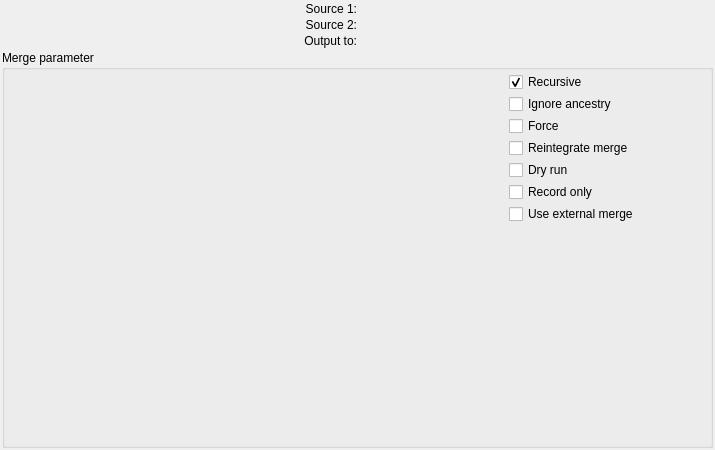
<?xml version="1.0" encoding="UTF-8"?>
<ui version="4.0">
 <class>MergeDlg</class>
 <widget class="QWidget" name="MergeDlg">
  <property name="geometry">
   <rect>
    <x>0</x>
    <y>0</y>
    <width>715</width>
    <height>450</height>
   </rect>
  </property>
  <property name="windowTitle">
   <string>MergeSettings</string>
  </property>
  <layout class="QVBoxLayout" name="verticalLayout_2">
   <item>
    <layout class="QGridLayout" name="gridLayout_2">
     <item row="0" column="0">
      <widget class="QLabel" name="m_SrcOneLabel">
       <property name="text">
        <string>Source 1:</string>
       </property>
       <property name="alignment">
        <set>Qt::AlignRight|Qt::AlignTrailing|Qt::AlignVCenter</set>
       </property>
       <property name="wordWrap">
        <bool>false</bool>
       </property>
      </widget>
     </item>
     <item row="0" column="1">
      <widget class="KUrlRequester" name="m_SrcOneInput"/>
     </item>
     <item row="1" column="0">
      <widget class="QLabel" name="m_SrcTwoLabel">
       <property name="text">
        <string>Source 2:</string>
       </property>
       <property name="alignment">
        <set>Qt::AlignRight|Qt::AlignTrailing|Qt::AlignVCenter</set>
       </property>
       <property name="wordWrap">
        <bool>false</bool>
       </property>
      </widget>
     </item>
     <item row="1" column="1">
      <widget class="KUrlRequester" name="m_SrcTwoInput"/>
     </item>
     <item row="2" column="0">
      <widget class="QLabel" name="m_OutLabel">
       <property name="text">
        <string>Output to:</string>
       </property>
       <property name="alignment">
        <set>Qt::AlignRight|Qt::AlignTrailing|Qt::AlignVCenter</set>
       </property>
       <property name="wordWrap">
        <bool>false</bool>
       </property>
      </widget>
     </item>
     <item row="2" column="1">
      <widget class="KUrlRequester" name="m_OutInput"/>
     </item>
    </layout>
   </item>
   <item>
    <widget class="QGroupBox" name="m_MergeParameter">
     <property name="title">
      <string>Merge parameter</string>
     </property>
     <layout class="QHBoxLayout" name="horizontalLayout">
      <item>
       <widget class="Rangeinput_impl" name="m_RangeInput" native="true">
        <property name="minimumSize">
         <size>
          <width>500</width>
          <height>300</height>
         </size>
        </property>
       </widget>
      </item>
      <item>
       <layout class="QVBoxLayout" name="verticalLayout">
        <item>
         <widget class="QCheckBox" name="m_RecursiveCheck">
          <property name="text">
           <string>Recursive</string>
          </property>
          <property name="shortcut">
           <string/>
          </property>
          <property name="checked">
           <bool>true</bool>
          </property>
         </widget>
        </item>
        <item>
         <widget class="QCheckBox" name="m_RelatedCheck">
          <property name="toolTip">
           <string>Handle unrelated as related items</string>
          </property>
          <property name="text">
           <string>Ignore ancestry</string>
          </property>
         </widget>
        </item>
        <item>
         <widget class="QCheckBox" name="m_ForceCheck">
          <property name="toolTip">
           <string>Force delete on modified/unversioned items</string>
          </property>
          <property name="text">
           <string>Force</string>
          </property>
          <property name="shortcut">
           <string/>
          </property>
         </widget>
        </item>
        <item>
         <widget class="QCheckBox" name="m_Reintegrate">
          <property name="toolTip">
           <string>lump-merge all of source URL's unmerged changes</string>
          </property>
          <property name="whatsThis">
           <string/>
          </property>
          <property name="text">
           <string>Reintegrate merge</string>
          </property>
         </widget>
        </item>
        <item>
         <widget class="QCheckBox" name="m_DryCheck">
          <property name="toolTip">
           <string>Just dry run without modifications</string>
          </property>
          <property name="text">
           <string>Dry run</string>
          </property>
          <property name="shortcut">
           <string/>
          </property>
         </widget>
        </item>
        <item>
         <widget class="QCheckBox" name="m_RecordOnly">
          <property name="toolTip">
           <string>Only write mergeinfo</string>
          </property>
          <property name="whatsThis">
           <string>The merge isn't actually performed, but the mergeinfo for the revisions which would've been merged is recorded in the working copy</string>
          </property>
          <property name="text">
           <string>Record only</string>
          </property>
         </widget>
        </item>
        <item>
         <widget class="QCheckBox" name="m_useExternMerge">
          <property name="toolTip">
           <string>Use external merge not subversions merge</string>
          </property>
          <property name="text">
           <string>Use external merge</string>
          </property>
         </widget>
        </item>
        <item>
         <spacer name="verticalSpacer">
          <property name="orientation">
           <enum>Qt::Vertical</enum>
          </property>
          <property name="sizeHint" stdset="0">
           <size>
            <width>20</width>
            <height>40</height>
           </size>
          </property>
         </spacer>
        </item>
       </layout>
      </item>
     </layout>
    </widget>
   </item>
  </layout>
 </widget>
 <layoutdefault spacing="2" margin="2"/>
 <customwidgets>
  <customwidget>
   <class>KUrlRequester</class>
   <extends>QFrame</extends>
   <header>kurlrequester.h</header>
  </customwidget>
  <customwidget>
   <class>Rangeinput_impl</class>
   <extends>QWidget</extends>
   <header>rangeinput_impl.h</header>
  </customwidget>
 </customwidgets>
 <tabstops>
  <tabstop>m_SrcOneInput</tabstop>
  <tabstop>m_SrcTwoInput</tabstop>
  <tabstop>m_OutInput</tabstop>
  <tabstop>m_RecursiveCheck</tabstop>
  <tabstop>m_RelatedCheck</tabstop>
  <tabstop>m_ForceCheck</tabstop>
  <tabstop>m_Reintegrate</tabstop>
  <tabstop>m_DryCheck</tabstop>
  <tabstop>m_RecordOnly</tabstop>
  <tabstop>m_useExternMerge</tabstop>
 </tabstops>
 <includes>
  <include location="local">kurlrequester.h</include>
  <include location="local">klineedit.h</include>
  <include location="local">kpushbutton.h</include>
  <include location="local">kurlrequester.h</include>
  <include location="local">klineedit.h</include>
  <include location="local">kpushbutton.h</include>
  <include location="local">kurlrequester.h</include>
  <include location="local">klineedit.h</include>
  <include location="local">kpushbutton.h</include>
  <include location="local">rangeinput_impl.h</include>
 </includes>
 <resources/>
 <connections>
  <connection>
   <sender>m_useExternMerge</sender>
   <signal>toggled(bool)</signal>
   <receiver>MergeDlg</receiver>
   <slot>externDisplayToggled(bool)</slot>
   <hints>
    <hint type="sourcelabel">
     <x>693</x>
     <y>327</y>
    </hint>
    <hint type="destinationlabel">
     <x>20</x>
     <y>20</y>
    </hint>
   </hints>
  </connection>
  <connection>
   <sender>m_RecordOnly</sender>
   <signal>toggled(bool)</signal>
   <receiver>MergeDlg</receiver>
   <slot>recordOnlyToggled(bool)</slot>
   <hints>
    <hint type="sourcelabel">
     <x>693</x>
     <y>298</y>
    </hint>
    <hint type="destinationlabel">
     <x>684</x>
     <y>436</y>
    </hint>
   </hints>
  </connection>
  <connection>
   <sender>m_Reintegrate</sender>
   <signal>toggled(bool)</signal>
   <receiver>MergeDlg</receiver>
   <slot>reintegrateToggled(bool)</slot>
   <hints>
    <hint type="sourcelabel">
     <x>561</x>
     <y>228</y>
    </hint>
    <hint type="destinationlabel">
     <x>715</x>
     <y>438</y>
    </hint>
   </hints>
  </connection>
 </connections>
 <slots>
  <slot>recordOnlyToggled(bool)</slot>
  <slot>reintegrateToggled(bool)</slot>
 </slots>
</ui>
